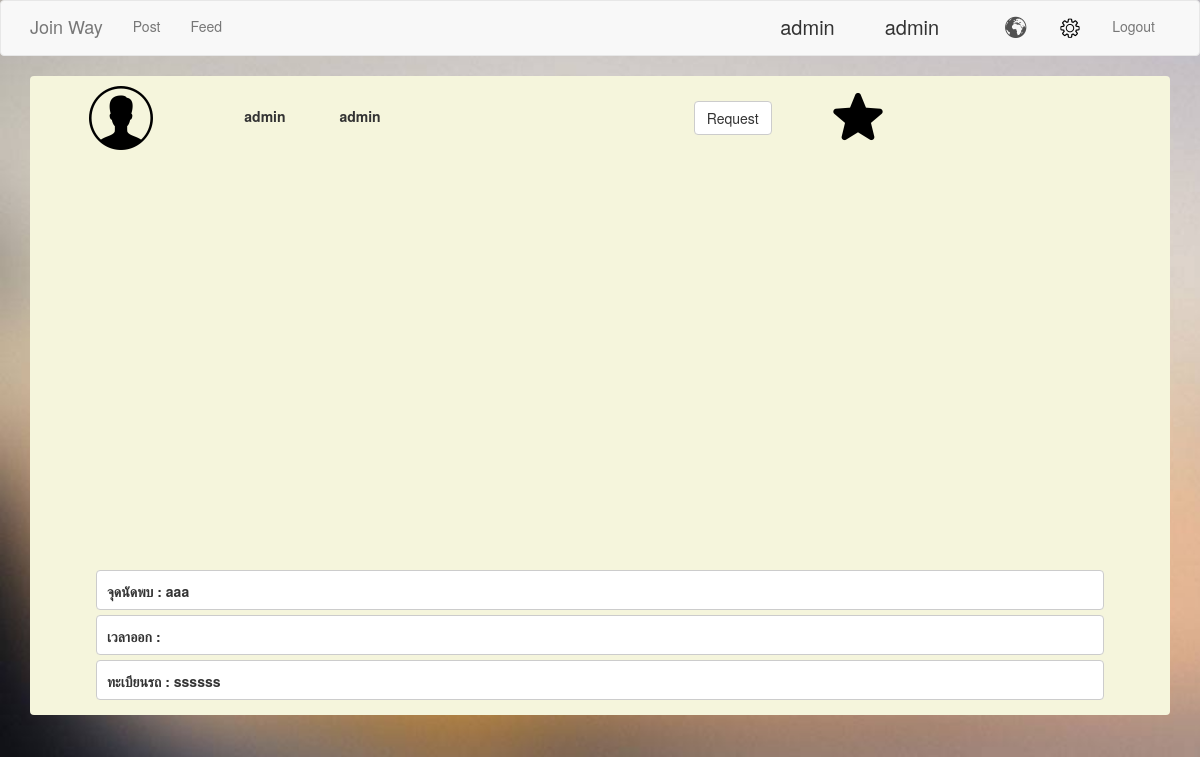
Page /source/phpRequestPage.php (signed in) on the earlier database version.
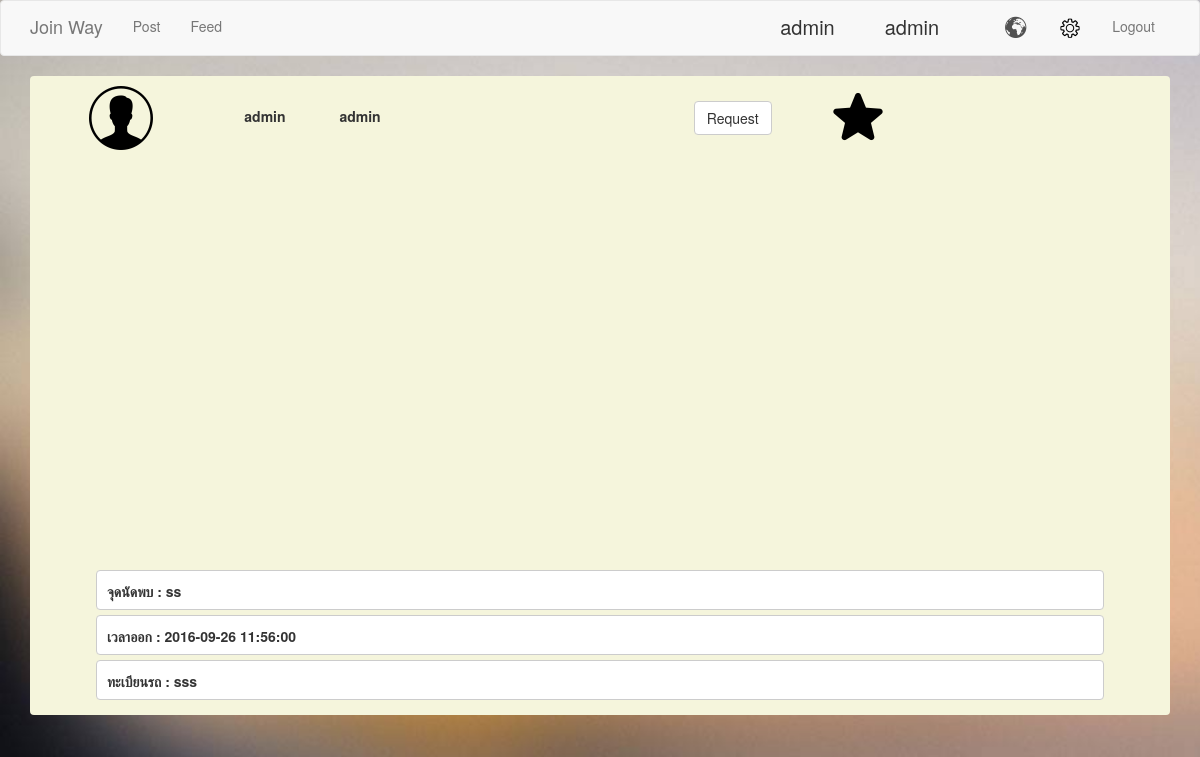
Same page on the later database version.
### tables this page shows
CREATE TABLE `user` (
  `user_id` varchar(10) NOT NULL,
  `username` varchar(15) NOT NULL,
  `password` varchar(15) NOT NULL,
  `firstname` varchar(200) NOT NULL,
  `lastname` varchar(200) NOT NULL,
  `image` text NOT NULL
);

CREATE TABLE `map` (
  `map_id` int(11) NOT NULL,
  `meeting_point` text,
  `license_plate` varchar(10) DEFAULT NULL,
  `map_datetime` datetime DEFAULT NULL,
  `start_lat` varchar(200) DEFAULT NULL,
  `start_lng` varchar(200) DEFAULT NULL,
  `end_lat` varchar(200) DEFAULT NULL,
  `end_lng` varchar(200) DEFAULT NULL,
  `start` text,
  `end` text,
  `type` varchar(10) DEFAULT NULL,
  `user_id` varchar(10) DEFAULT NULL
);

### source/phpRequestPage.php (the view, shortened to what this page needs)
<html>
<head>
	<link rel="stylesheet" type="text/css" href="css/bootstrap.css">
<?
    $sqlVal = $_SESSION['login_true_admin'];
    $result = mysql_query("select * from user where username='$sqlVal'");
    $row = mysql_fetch_array($result);
?>
</head>
<body>
	<nav class="navbar navbar-default">
	  <div class="container">
	    <div class="navbar-header">
	      <a class="navbar-brand" href="phpStickyPage.php">Join Way</a>
	    </div>
	    <div class="collapse navbar-collapse" id="bs-example-navbar-collapse-1">
	      	<ul class="nav navbar-nav">
	        	<li><a href="phpStickyPage.php">Post<span class="sr-only">(current)</span></a></li>
	        	<li><a href="phpViewPage.php">Feed<span class="icon-bar"></span></a></li>
	      	</ul>
	      <ul class="nav navbar-nav navbar-right">
	      	<li id="sdf"> <?=$row["firstname"]; ?> </li>
	      	<li id="sdf"> <?=$row["lastname"];?> </li>
	        <li><a href="phpSelectPage.php" onclick="alarm();"><img id="" src="image/globe-01.png"></a></li>
		    <li><a href=""><img id="" src="image/setting.png"></a></li>
		    <li><a href="phpLogout.php">Logout</a></li>
	      </ul>
	    </div>
	  </div>
	</nav>
<?
$sql = mysql_query("select * from map,user where map.user_id = user.user_id");
    $bbb = mysql_fetch_array($sql);
?>
		<div class="container" align="center">
			<form name="formListView" method="post" action="">
				<div class="paneshow">
					<div class="row">
						<div class="col-md-2">
							<img src="image/male.png">
						</div>
						<div class="col-md-2">
							<label id=""><?=$bbb['firstname']?></label>
							<label id="nnn"><?=$bbb['lastname']?></label>
						</div>
						<div class="col-md-8">
							<button class="btn btn-default" id="">Request</button>
							<a href="phpDetailComment.php"><img class="" id="yoo" src="image/star.png"></a>
						</div>
					</div>
					<div id="map"></div>
					<div class="showdetail">
						<label id="mmm">จุดนัดพบ : <?=$bbb['meeting_point']?></label>
						<label id="mmm">เวลาออก : <?=$bbb['map_datetime']?></label>
						<label id="mmm">ทะเบียนรถ : <?=$bbb['license_plate']?></label>
					</div>
				</div>
			</form>
		</div>
</body>
</html>

### source/phpRequestPage.php (style rules this page uses)
.paneshow { padding: 10px; width: 100%; height: auto; border-radius: 4px; background-color: #F5F5DC; }
.showdetail { margin-top: 20px; }
#nnn { padding-left: 50px; padding-top: 20px; }
#mmm { border-radius: 4px; border: 1px solid #ccc; width: 90%; height: 40px; margin-bottom: 5px; padding: 10px; background-color: white; text-align: left; }
#sdf { padding-top: 12px; padding-right: 50px; font-size: 20px; }
#map { height: 50%; width: 50%; }
#yoo { margin-left: 50px; }

Differences in the rows shown:
removed map: meeting_point "aaa", license_plate "ssssss"
added map: meeting_point "ss", map_datetime "2016-09-26 11:56:00", license_plate "sss"
